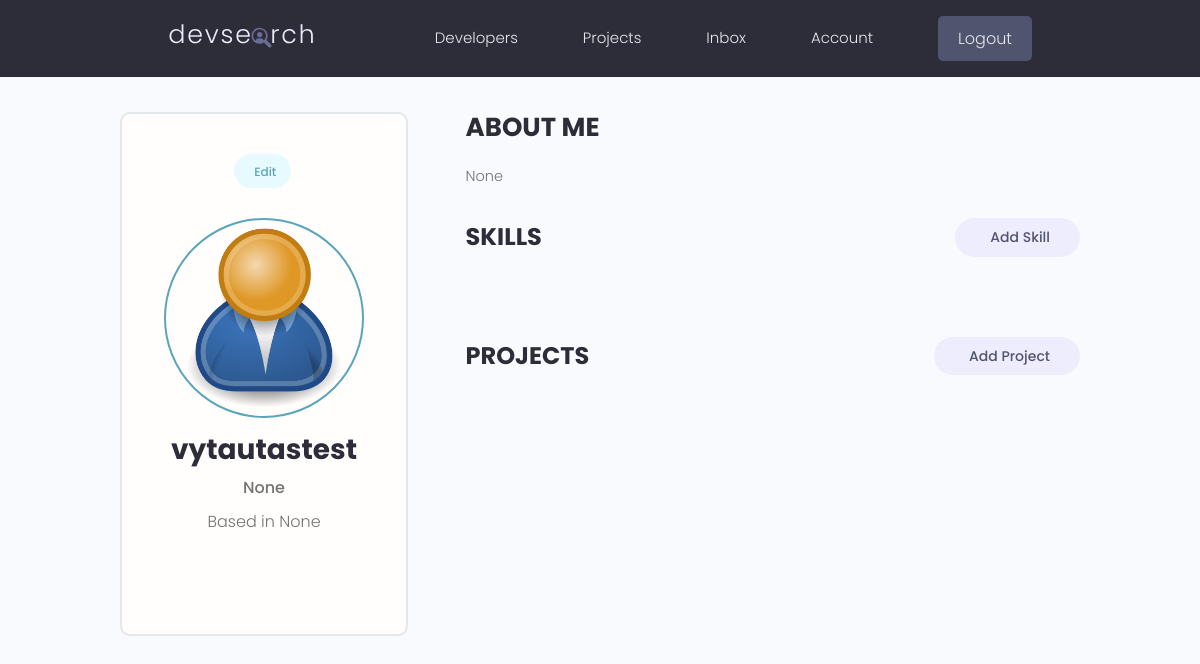
Page /account/ (signed in) on the committed database.
### users/models.py (models this page shows, shortened)
class Profile(models.Model):
    user = models.OneToOneField(User, on_delete=models.CASCADE, null=True, blank=True)
    name = models.CharField(max_length=200, null=True, blank=True)
    email = models.EmailField(max_length=500, null=True, blank=True)
    username = models.CharField(max_length=200, null=True, blank=True)
    location = models.CharField(max_length=200, null=True, blank=True)
    short_intro = models.CharField(max_length=200, null=True, blank=True)
    bio = models.TextField(null=True, blank=True)
    profile_image = models.ImageField(null=True, blank=True, upload_to="profiles/", default="profiles/user-default.png")
    social_github = models.CharField(max_length=200, null=True, blank=True)
    social_twitter = models.CharField(max_length=200, null=True, blank=True)
    social_linkedin = models.CharField(max_length=200, null=True, blank=True)
    social_youtube = models.CharField(max_length=200, null=True, blank=True)
    social_website = models.CharField(max_length=200, null=True, blank=True)
    created = models.DateTimeField(auto_now_add=True)
    id = models.UUIDField(default=uuid.uuid4, unique=True, primary_key=True, editable=False)

### users/views.py (the view)
# urls.py: path("account/", views.userAccount, name="account"),
@login_required(login_url="login")
def userAccount(request):
    profile = request.user.profile
    skills = profile.skill_set.all()
    projects = profile.project_set.all()
    context = {"profile" : profile, "skills" : skills, "projects" : projects}
    return render(request, "users/account.html", context)

### users/templates/users/account.html (shortened to what this page needs)
{% extends "main.html" %} {% block content %}
<main class="settingsPage profile my-md">
    <div class="container">
        <div class="layout">
            <div class="column column--1of3">
                <div class="card text-center">
                    <div class="card__body dev">
                        <a class="tag tag--pill tag--main settings__btn" href="{% url 'edit-account' %}"> Edit</a>
                        <img class="avatar avatar--xl dev__avatar" src={{profile.profile_image.url}}/>
                        <h2 class="dev__name">{{profile.name}}</h2>
                        <p class="dev__title">{{profile.short_intro}}</p>
                        <p class="dev__location">Based in {{profile.location}}</p>
                    </div>
                </div>
            </div>
            <div class="column column--2of3">
                <div class="devInfo">
                    <h3 class="devInfo__title">About Me</h3>
                    <p class="devInfo__about">{{profile.bio}}</p>
                </div>
                <div class="settings">
                    <h3 class="settings__title">Skills</h3>
                    <a class="tag tag--pill tag--sub settings__btn tag--lg" href="{% url 'create-skill' %}"> Add Skill</a>
                </div>
                <div class="settings">
                    <h3 class="settings__title">Projects</h3>
                    <a class="tag tag--pill tag--sub settings__btn tag--lg" href="{% url 'create-project' %}"> Add Project</a>
                </div>
            </div>
        </div>
    </div>
</main>
{% endblock content %}

### static/styles/app.css (style rules this page uses)
:root { --color-sub: #2d2d39; }
.card { border: 2px solid var(--color-light); }
img { width: 100%; }
.profile .card > .dev { padding: 4rem; }
.dev__avatar { display: block; margin: auto; }
.dev__name { color: var(--color-sub); font-size: 2.8rem; font-weight: 700; margin-top: 1rem; margin-bottom: 0.5rem; }
.dev__title { font-size: 1.6rem; font-weight: 500; line-height: 1.3; }
.dev__location { margin-top: 1rem; }
.devInfo { margin-bottom: 3rem; }
.devInfo__title, .devInfo__subtitle { font-size: 2.6rem; color: var(--color-sub); text-transform: uppercase; font-weight: 700; margin-bottom: 1.5rem; }
.devInfo__about, .devSkill__info { font-size: 1.45rem; line-height: 1.7; text-align: justify; }
.settingsPage .dev > .settings__btn { display: inline-block; margin-bottom: 3rem; }
.settings { display: flex; justify-content: space-between; align-items: center; }
.settings__title { font-size: 2.4rem; text-transform: uppercase; font-weight: 700; color: var(--color-sub); }

### static/uikit/styles/modules/_variables.css (style rules this page uses)
:root { --color-main: #5aa5b9; --color-main-light: #e6faff; --color-sub: #3f4156; --color-sub-light: #51546e; --color-sub-lighter: #ededfd; --color-text: #737373; --color-gray: #8b8b8b; --color-light: #e5e7eb; --color-light-gray: #767676; --color-bg: #f8fafd; --color-white: #fffefd; --color-white-light: #f3f3f3; --color-success: #359e64; --color-success-bg: #def8e8; --color-error: #fc4b0b; --color-error-bg: #fff2ee; --font-base: 'Poppins', arial, helvetica, 'Segoe UI', roboto, ubuntu, sans-serif; --font-monospace: 'Fira Code', 'Courier New', courier, monospace; --font-regular: 300; --font-medium: 500; --font-bold: 700; --generic-shadow: 1px 1px 5px #00000010; --generic-transition: all 0.3s ease-in-out; }

### static/uikit/styles/modules/_base.css (style rules this page uses)
* { margin: 0; padding: 0; box-sizing: border-box; text-rendering: optimizeLegibility; color: inherit; font-size: inherit; }
html { font-size: 50%; }
@media only screen and (min-width: 480px) { html { font-size: 56.25%; } }
@media only screen and (min-width: 1200px) { html { font-size: 62.5%; } }
body { line-height: 1.6; font-weight: 400; font-size: 1.5rem; color: var(--color-text); background-color: var(--color-bg); min-height: 100vh; }

### static/uikit/styles/modules/_typography.css (style rules this page uses)
* { font-family: var(--font-base); }
h2 { font-size: 3.6rem; font-weight: var(--font-bold); }
h3 { font-size: 3.2rem; font-weight: var(--font-medium); }
p, span, strong { font-size: 1.6rem; color: var(--color-text); font-weight: var(--font-regular); }
a { padding-bottom: 2px; text-decoration: none; display: inline-block; color: var(--color-main); font-weight: var(--font-medium); }

### static/uikit/styles/modules/_utilities.css (style rules this page uses)
.container { width: 92%; max-width: 165rem; margin: 0 auto; box-sizing: border-box; }
@media screen and (min-width: 1000px) { .container { width: 90%; } }
@media screen and (min-width: 1200px) { .container { width: 80%; } }
.text-center { text-align: center; }
.my-md { margin: 3rem auto; }

### static/uikit/styles/modules/_avatar.css (style rules this page uses)
.avatar { border-radius: 50%; border: 2px solid var(--color-main); object-fit: cover; }
.avatar--xl { height: 20rem; width: 20rem; }

### static/uikit/styles/modules/_card.css (style rules this page uses)
.card { border-radius: 1rem; background-color: var(--color-white); border: 1.5px solid var(--color-light); width: auto; height: auto; margin-top: 0.5rem; margin-bottom: 0.5rem; overflow: hidden; }
.card__body, .card__header { padding: 2rem 2.5rem; }

### static/uikit/styles/modules/_tag.css (style rules this page uses)
.tag { display: inline-flex; align-items: center; background-color: var(--color-sub); height: -webkit-fit-content; height: -moz-fit-content; height: fit-content; width: -webkit-fit-content; width: -moz-fit-content; width: fit-content; border-radius: 0.5rem; padding: 0.5rem 1.5rem; font-size: 1.2rem; cursor: pointer; }
.tag:not(:last-child) { margin-right: 0.25rem; margin-bottom: 0.75rem; }
.tag--pill { border-radius: 5rem; }
.tag--main, .tag--main > small { background: var(--color-main-light); color: var(--color-main); font-weight: 500; }
.tag--sub, .tag--sub > small { background: var(--color-sub-lighter); color: var(--color-sub-light); font-weight: 500; }
.tag--lg { padding: 0.8rem 3rem; font-size: 1.4rem; }

### static/uikit/styles/modules/_layout.css (style rules this page uses)
.layout { display: flex; flex-flow: row wrap; justify-content: space-between; }
.layout > .column { margin-bottom: 3rem; }
.layout > .column.column--1of3 { flex-basis: 30%; }
.layout > .column.column--2of3 { flex-basis: 64%; }

### rows in the picture
Profile: profile_image (picture), name "vytautastest", short_intro "None", location "None", bio "None"
